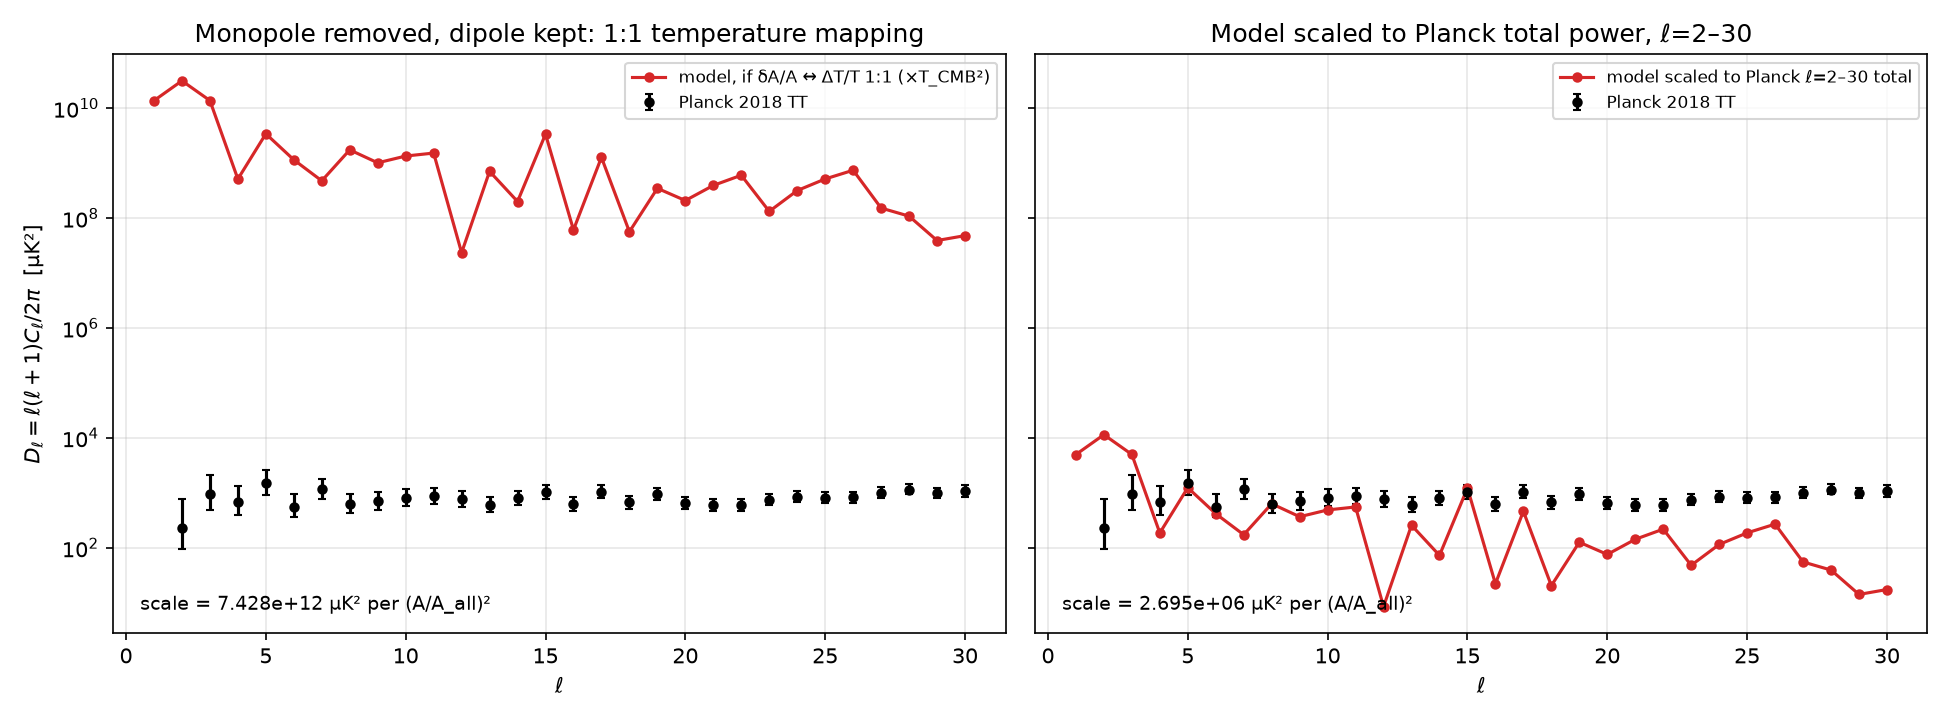

This chart was generated by the following Python code:
"""Blended A/A_all sky (untilted row; rows identical) — monopole removed (healpy.remove_monopole), dipole kept.
D_l overlaid on Planck 2018 TT (COM_PowerSpect_CMB-TT-full_R3.01.txt).
Panel 1: model in uK^2 IF dA/A maps 1:1 to dT/T: D_l * (T_CMB*1e6)^2, T_CMB=2.7255 K.
Panel 2: model scaled so sum_{l=2..30} D_l equals Planck's. Writes A_sky_Cl_overlay_pct.json (shared with pct fig)."""
import json, numpy as np, healpy as hp, matplotlib; matplotlib.use("Agg")
import matplotlib.pyplot as plt
import make_fig05_sky_orientation_values_nobands_blend as V
NS, LMAX, TCMB = 128, 30, 2.7255
m = V.load(V.base.RING_SCRIPTS[0], 0); geo = m.compute_geometry(m.migkas_scan_stops())
n = np.stack(hp.pix2vec(NS, np.arange(hp.nside2npix(NS))), -1)
mp = hp.remove_monopole(V.A_on_dirs(m, geo["D"], n))
cl = hp.anafast(mp, lmax=LMAX); l = np.arange(LMAX + 1); Dm = l*(l+1)*cl/(2*np.pi)
d = np.loadtxt("COM_PowerSpect_CMB-TT-full_R3.01.txt"); d = d[d[:, 0] <= LMAX]
lp, Dp, elo, ehi = d.T
K1 = (TCMB*1e6)**2; Du = Dm*K1
K2 = Dp.sum()/Dm[2:].sum()
fig, ax = plt.subplots(1, 2, figsize=(13, 4.8), sharey=True)
for a, Dmod, lab, k in [(ax[0], Du, "model, if δA/A ↔ ΔT/T 1:1 (×T_CMB²)", K1), (ax[1], Dm*K2, "model scaled to Planck ℓ=2–30 total", K2)]:
    a.errorbar(lp, Dp, yerr=[elo, ehi], fmt="ko", ms=4, capsize=2, label="Planck 2018 TT")
    a.semilogy(l[1:], Dmod[1:], "o-", color="C3", ms=4, label=lab)
    a.text(0.03, 0.04, f"scale = {k:.4g} μK² per (A/A_all)²", transform=a.transAxes, fontsize=9)
    a.set(xlabel="ℓ"); a.grid(alpha=.3); a.legend(fontsize=8)
ax[0].set(ylabel=r"$D_\ell=\ell(\ell+1)C_\ell/2\pi$  [μK²]", title="Monopole removed, dipole kept: 1:1 temperature mapping")
ax[1].set(title="Model scaled to Planck total power, ℓ=2–30")
fig.tight_layout(); fig.savefig("A_sky_Cl_overlay_planckTT.png", dpi=150)
json.dump({"row": "Untilted, no roll", "nside": NS, "C0_after_remove_monopole": float(cl[0]), "map_mean_after": float(mp.mean()),
           "Cl_model": cl.tolist(), "Dl_model_AA2": Dm.tolist(), "T_CMB_K": TCMB,
           "scale_1to1_uK2": K1, "scale_match_planck_l2_30": K2,
           "Dl_model_uK2_1to1": Du.tolist(), "planck_l": lp.tolist(), "planck_Dl_uK2": Dp.tolist(),
           "planck_err_lo": elo.tolist(), "planck_err_hi": ehi.tolist()}, open("A_sky_Cl_overlay_pct.json", "w"), indent=1)
print("C0", cl[0], "mean", mp.mean(), "K1", K1, "K2", K2)
